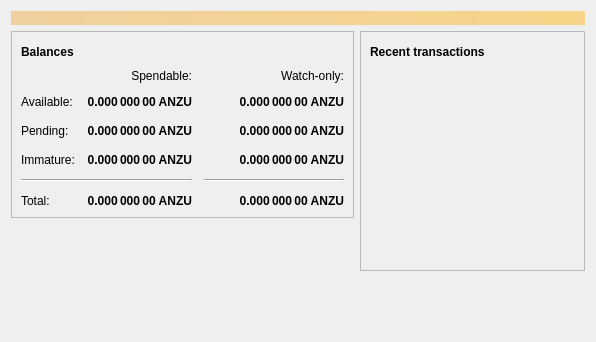
<?xml version="1.0" encoding="UTF-8"?>
<ui version="4.0">
 <class>OverviewPage</class>
 <widget class="QWidget" name="OverviewPage">
  <property name="geometry">
   <rect>
    <x>0</x>
    <y>0</y>
    <width>596</width>
    <height>342</height>
   </rect>
  </property>
  <property name="windowTitle">
   <string>Form</string>
  </property>
  <layout class="QVBoxLayout" name="topLayout">
   <item>
    <widget class="QLabel" name="labelAlerts">
     <property name="visible">
      <bool>false</bool>
     </property>
     <property name="styleSheet">
      <string notr="true">QLabel { background-color: qlineargradient(x1: 0, y1: 0, x2: 1, y2: 0, stop:0 #F0D0A0, stop:1 #F8D488); color:#000000; }</string>
     </property>
     <property name="wordWrap">
      <bool>true</bool>
     </property>
     <property name="margin">
      <number>3</number>
     </property>
     <property name="textInteractionFlags">
      <set>Qt::TextSelectableByMouse</set>
     </property>
    </widget>
   </item>
   <item>
    <layout class="QHBoxLayout" name="horizontalLayout" stretch="1,1">
     <item>
      <layout class="QVBoxLayout" name="verticalLayout_2">
       <item>
        <widget class="QFrame" name="frame">
         <property name="frameShape">
          <enum>QFrame::StyledPanel</enum>
         </property>
         <property name="frameShadow">
          <enum>QFrame::Raised</enum>
         </property>
         <layout class="QVBoxLayout" name="verticalLayout_4">
          <item>
           <layout class="QHBoxLayout" name="horizontalLayout_4">
            <item>
             <widget class="QLabel" name="label_5">
              <property name="font">
               <font>
                <weight>75</weight>
                <bold>true</bold>
               </font>
              </property>
              <property name="text">
               <string>Balances</string>
              </property>
             </widget>
            </item>
            <item>
             <widget class="QPushButton" name="labelWalletStatus">
              <property name="enabled">
               <bool>true</bool>
              </property>
              <property name="maximumSize">
               <size>
                <width>30</width>
                <height>16777215</height>
               </size>
              </property>
              <property name="toolTip">
               <string>The displayed information may be out of date. Your wallet automatically synchronizes with the Litecoin network after a connection is established, but this process has not completed yet.</string>
              </property>
              <property name="text">
               <string/>
              </property>
              <property name="icon">
               <iconset resource="../bitcoin.qrc">
                <normaloff>:/icons/warning</normaloff>
                <disabledoff>:/icons/warning</disabledoff>:/icons/warning</iconset>
              </property>
              <property name="iconSize">
               <size>
                <width>24</width>
                <height>24</height>
               </size>
              </property>
              <property name="flat">
               <bool>true</bool>
              </property>
             </widget>
            </item>
            <item>
             <spacer name="horizontalSpacer_3">
              <property name="orientation">
               <enum>Qt::Horizontal</enum>
              </property>
              <property name="sizeHint" stdset="0">
               <size>
                <width>40</width>
                <height>20</height>
               </size>
              </property>
             </spacer>
            </item>
           </layout>
          </item>
          <item>
           <layout class="QGridLayout" name="gridLayout">
            <property name="spacing">
             <number>12</number>
            </property>
            <item row="2" column="2">
             <widget class="QLabel" name="labelWatchPending">
              <property name="font">
               <font>
                <weight>75</weight>
                <bold>true</bold>
               </font>
              </property>
              <property name="cursor">
               <cursorShape>IBeamCursor</cursorShape>
              </property>
              <property name="toolTip">
               <string>Unconfirmed transactions to watch-only addresses</string>
              </property>
              <property name="text">
               <string notr="true">0.000 000 00 ANZU</string>
              </property>
              <property name="alignment">
               <set>Qt::AlignRight|Qt::AlignTrailing|Qt::AlignVCenter</set>
              </property>
              <property name="textInteractionFlags">
               <set>Qt::LinksAccessibleByMouse|Qt::TextSelectableByKeyboard|Qt::TextSelectableByMouse</set>
              </property>
             </widget>
            </item>
            <item row="2" column="1">
             <widget class="QLabel" name="labelUnconfirmed">
              <property name="font">
               <font>
                <weight>75</weight>
                <bold>true</bold>
               </font>
              </property>
              <property name="cursor">
               <cursorShape>IBeamCursor</cursorShape>
              </property>
              <property name="toolTip">
               <string>Total of transactions that have yet to be confirmed, and do not yet count toward the spendable balance</string>
              </property>
              <property name="text">
               <string notr="true">0.000 000 00 ANZU</string>
              </property>
              <property name="alignment">
               <set>Qt::AlignRight|Qt::AlignTrailing|Qt::AlignVCenter</set>
              </property>
              <property name="textInteractionFlags">
               <set>Qt::LinksAccessibleByMouse|Qt::TextSelectableByKeyboard|Qt::TextSelectableByMouse</set>
              </property>
             </widget>
            </item>
            <item row="3" column="2">
             <widget class="QLabel" name="labelWatchImmature">
              <property name="font">
               <font>
                <weight>75</weight>
                <bold>true</bold>
               </font>
              </property>
              <property name="cursor">
               <cursorShape>IBeamCursor</cursorShape>
              </property>
              <property name="toolTip">
               <string>Mined balance in watch-only addresses that has not yet matured</string>
              </property>
              <property name="text">
               <string notr="true">0.000 000 00 ANZU</string>
              </property>
              <property name="alignment">
               <set>Qt::AlignRight|Qt::AlignTrailing|Qt::AlignVCenter</set>
              </property>
              <property name="textInteractionFlags">
               <set>Qt::LinksAccessibleByMouse|Qt::TextSelectableByKeyboard|Qt::TextSelectableByMouse</set>
              </property>
             </widget>
            </item>
            <item row="4" column="0" colspan="2">
             <widget class="Line" name="line">
              <property name="orientation">
               <enum>Qt::Horizontal</enum>
              </property>
             </widget>
            </item>
            <item row="4" column="2">
             <widget class="Line" name="lineWatchBalance">
              <property name="sizePolicy">
               <sizepolicy hsizetype="Preferred" vsizetype="Fixed">
                <horstretch>0</horstretch>
                <verstretch>0</verstretch>
               </sizepolicy>
              </property>
              <property name="minimumSize">
               <size>
                <width>140</width>
                <height>0</height>
               </size>
              </property>
              <property name="orientation">
               <enum>Qt::Horizontal</enum>
              </property>
             </widget>
            </item>
            <item row="5" column="0">
             <widget class="QLabel" name="labelTotalText">
              <property name="text">
               <string>Total:</string>
              </property>
             </widget>
            </item>
            <item row="3" column="1">
             <widget class="QLabel" name="labelImmature">
              <property name="font">
               <font>
                <weight>75</weight>
                <bold>true</bold>
               </font>
              </property>
              <property name="cursor">
               <cursorShape>IBeamCursor</cursorShape>
              </property>
              <property name="toolTip">
               <string>Mined balance that has not yet matured</string>
              </property>
              <property name="text">
               <string notr="true">0.000 000 00 ANZU</string>
              </property>
              <property name="alignment">
               <set>Qt::AlignRight|Qt::AlignTrailing|Qt::AlignVCenter</set>
              </property>
              <property name="textInteractionFlags">
               <set>Qt::LinksAccessibleByMouse|Qt::TextSelectableByKeyboard|Qt::TextSelectableByMouse</set>
              </property>
             </widget>
            </item>
            <item row="2" column="3">
             <spacer name="horizontalSpacer_2">
              <property name="orientation">
               <enum>Qt::Horizontal</enum>
              </property>
              <property name="sizeHint" stdset="0">
               <size>
                <width>40</width>
                <height>20</height>
               </size>
              </property>
             </spacer>
            </item>
            <item row="3" column="0">
             <widget class="QLabel" name="labelImmatureText">
              <property name="text">
               <string>Immature:</string>
              </property>
             </widget>
            </item>
            <item row="5" column="1">
             <widget class="QLabel" name="labelTotal">
              <property name="font">
               <font>
                <weight>75</weight>
                <bold>true</bold>
               </font>
              </property>
              <property name="cursor">
               <cursorShape>IBeamCursor</cursorShape>
              </property>
              <property name="toolTip">
               <string>Your current total balance</string>
              </property>
              <property name="text">
               <string notr="true">0.000 000 00 ANZU</string>
              </property>
              <property name="alignment">
               <set>Qt::AlignRight|Qt::AlignTrailing|Qt::AlignVCenter</set>
              </property>
              <property name="textInteractionFlags">
               <set>Qt::LinksAccessibleByMouse|Qt::TextSelectableByKeyboard|Qt::TextSelectableByMouse</set>
              </property>
             </widget>
            </item>
            <item row="5" column="2">
             <widget class="QLabel" name="labelWatchTotal">
              <property name="font">
               <font>
                <weight>75</weight>
                <bold>true</bold>
               </font>
              </property>
              <property name="cursor">
               <cursorShape>IBeamCursor</cursorShape>
              </property>
              <property name="toolTip">
               <string>Current total balance in watch-only addresses</string>
              </property>
              <property name="text">
               <string notr="true">0.000 000 00 ANZU</string>
              </property>
              <property name="alignment">
               <set>Qt::AlignRight|Qt::AlignTrailing|Qt::AlignVCenter</set>
              </property>
              <property name="textInteractionFlags">
               <set>Qt::LinksAccessibleByMouse|Qt::TextSelectableByKeyboard|Qt::TextSelectableByMouse</set>
              </property>
             </widget>
            </item>
            <item row="0" column="2">
             <widget class="QLabel" name="labelWatchonly">
              <property name="text">
               <string>Watch-only:</string>
              </property>
              <property name="alignment">
               <set>Qt::AlignRight|Qt::AlignTrailing|Qt::AlignVCenter</set>
              </property>
             </widget>
            </item>
            <item row="1" column="0">
             <widget class="QLabel" name="labelBalanceText">
              <property name="text">
               <string>Available:</string>
              </property>
             </widget>
            </item>
            <item row="1" column="1">
             <widget class="QLabel" name="labelBalance">
              <property name="font">
               <font>
                <weight>75</weight>
                <bold>true</bold>
               </font>
              </property>
              <property name="cursor">
               <cursorShape>IBeamCursor</cursorShape>
              </property>
              <property name="toolTip">
               <string>Your current spendable balance</string>
              </property>
              <property name="text">
               <string notr="true">0.000 000 00 ANZU</string>
              </property>
              <property name="alignment">
               <set>Qt::AlignRight|Qt::AlignTrailing|Qt::AlignVCenter</set>
              </property>
              <property name="textInteractionFlags">
               <set>Qt::LinksAccessibleByMouse|Qt::TextSelectableByKeyboard|Qt::TextSelectableByMouse</set>
              </property>
             </widget>
            </item>
            <item row="1" column="2">
             <widget class="QLabel" name="labelWatchAvailable">
              <property name="font">
               <font>
                <weight>75</weight>
                <bold>true</bold>
               </font>
              </property>
              <property name="cursor">
               <cursorShape>IBeamCursor</cursorShape>
              </property>
              <property name="toolTip">
               <string>Your current balance in watch-only addresses</string>
              </property>
              <property name="text">
               <string notr="true">0.000 000 00 ANZU</string>
              </property>
              <property name="alignment">
               <set>Qt::AlignRight|Qt::AlignTrailing|Qt::AlignVCenter</set>
              </property>
              <property name="textInteractionFlags">
               <set>Qt::LinksAccessibleByMouse|Qt::TextSelectableByKeyboard|Qt::TextSelectableByMouse</set>
              </property>
             </widget>
            </item>
            <item row="2" column="0">
             <widget class="QLabel" name="labelPendingText">
              <property name="text">
               <string>Pending:</string>
              </property>
             </widget>
            </item>
            <item row="0" column="1">
             <widget class="QLabel" name="labelSpendable">
              <property name="text">
               <string>Spendable:</string>
              </property>
              <property name="alignment">
               <set>Qt::AlignRight|Qt::AlignTrailing|Qt::AlignVCenter</set>
              </property>
             </widget>
            </item>
           </layout>
          </item>
         </layout>
        </widget>
       </item>
       <item>
        <spacer name="verticalSpacer">
         <property name="orientation">
          <enum>Qt::Vertical</enum>
         </property>
         <property name="sizeHint" stdset="0">
          <size>
           <width>20</width>
           <height>40</height>
          </size>
         </property>
        </spacer>
       </item>
      </layout>
     </item>
     <item>
      <layout class="QVBoxLayout" name="verticalLayout_3">
       <item>
        <widget class="QFrame" name="frame_2">
         <property name="frameShape">
          <enum>QFrame::StyledPanel</enum>
         </property>
         <property name="frameShadow">
          <enum>QFrame::Raised</enum>
         </property>
         <layout class="QVBoxLayout" name="verticalLayout">
          <item>
           <layout class="QHBoxLayout" name="horizontalLayout_2">
            <item>
             <widget class="QLabel" name="label_4">
              <property name="font">
               <font>
                <weight>75</weight>
                <bold>true</bold>
               </font>
              </property>
              <property name="text">
               <string>Recent transactions</string>
              </property>
             </widget>
            </item>
            <item>
             <widget class="QPushButton" name="labelTransactionsStatus">
              <property name="enabled">
               <bool>true</bool>
              </property>
              <property name="maximumSize">
               <size>
                <width>30</width>
                <height>16777215</height>
               </size>
              </property>
              <property name="toolTip">
               <string>The displayed information may be out of date. Your wallet automatically synchronizes with the Litecoin network after a connection is established, but this process has not completed yet.</string>
              </property>
              <property name="text">
               <string/>
              </property>
              <property name="icon">
               <iconset resource="../bitcoin.qrc">
                <normaloff>:/icons/warning</normaloff>
                <disabledoff>:/icons/warning</disabledoff>:/icons/warning</iconset>
              </property>
              <property name="iconSize">
               <size>
                <width>24</width>
                <height>24</height>
               </size>
              </property>
              <property name="flat">
               <bool>true</bool>
              </property>
             </widget>
            </item>
            <item>
             <spacer name="horizontalSpacer">
              <property name="orientation">
               <enum>Qt::Horizontal</enum>
              </property>
              <property name="sizeHint" stdset="0">
               <size>
                <width>40</width>
                <height>20</height>
               </size>
              </property>
             </spacer>
            </item>
           </layout>
          </item>
          <item>
           <widget class="QListView" name="listTransactions">
            <property name="styleSheet">
             <string notr="true">QListView { background: transparent; }</string>
            </property>
            <property name="frameShape">
             <enum>QFrame::NoFrame</enum>
            </property>
            <property name="verticalScrollBarPolicy">
             <enum>Qt::ScrollBarAlwaysOff</enum>
            </property>
            <property name="horizontalScrollBarPolicy">
             <enum>Qt::ScrollBarAlwaysOff</enum>
            </property>
            <property name="selectionMode">
             <enum>QAbstractItemView::NoSelection</enum>
            </property>
           </widget>
          </item>
         </layout>
        </widget>
       </item>
       <item>
        <spacer name="verticalSpacer_2">
         <property name="orientation">
          <enum>Qt::Vertical</enum>
         </property>
         <property name="sizeHint" stdset="0">
          <size>
           <width>20</width>
           <height>40</height>
          </size>
         </property>
        </spacer>
       </item>
      </layout>
     </item>
    </layout>
   </item>
  </layout>
 </widget>
 <resources/>
 <connections/>
</ui>
